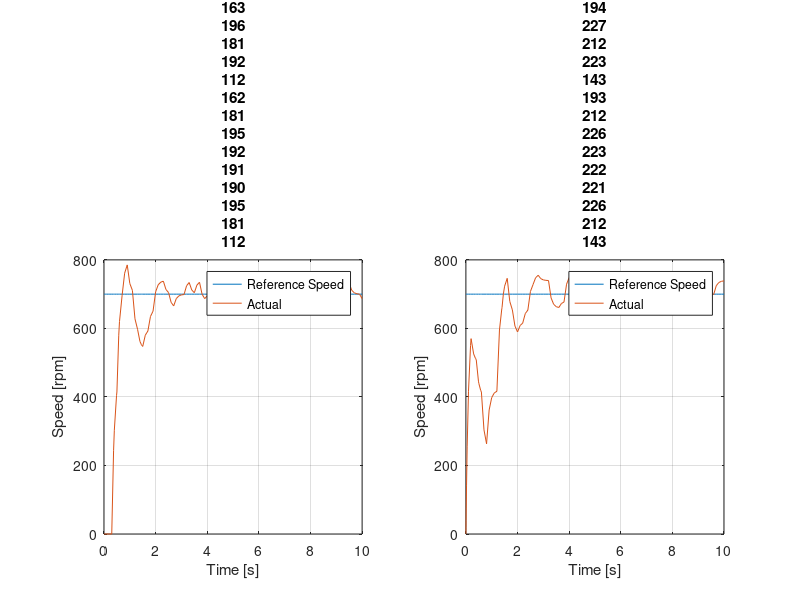

The MATLAB script that drew this image: (Note: this script raises an error after producing the figure.)
close all;clear;clc;
load('motor-tune-0325.mat');
title_chr=["Portside","Starboard"];
dcm_plot=figure();
length_t=125;
tout=tout(1:length_t);
RPM_measured_starboard=RPM_measured_starboard(1:length_t,:);
RPM_measured_portside=RPM_measured_portside(1:length_t,:);
subplot(1,2,1)
plot(tout,RPM_measured_portside);
grid on; title("Step Response "+title_chr(1));
legend("Reference Speed","Actual",'Location','best');
xlabel("Time [s]"); ylabel("Speed [rpm]");
subplot(1,2,2)
plot(tout,RPM_measured_starboard);
grid on; title("Step Response "+title_chr(2));
xlabel("Time [s]"); ylabel("Speed [rpm]");
legend("Reference Speed","Actual",'Location','best');
dcm_plot.Position=[100,100,800,400];